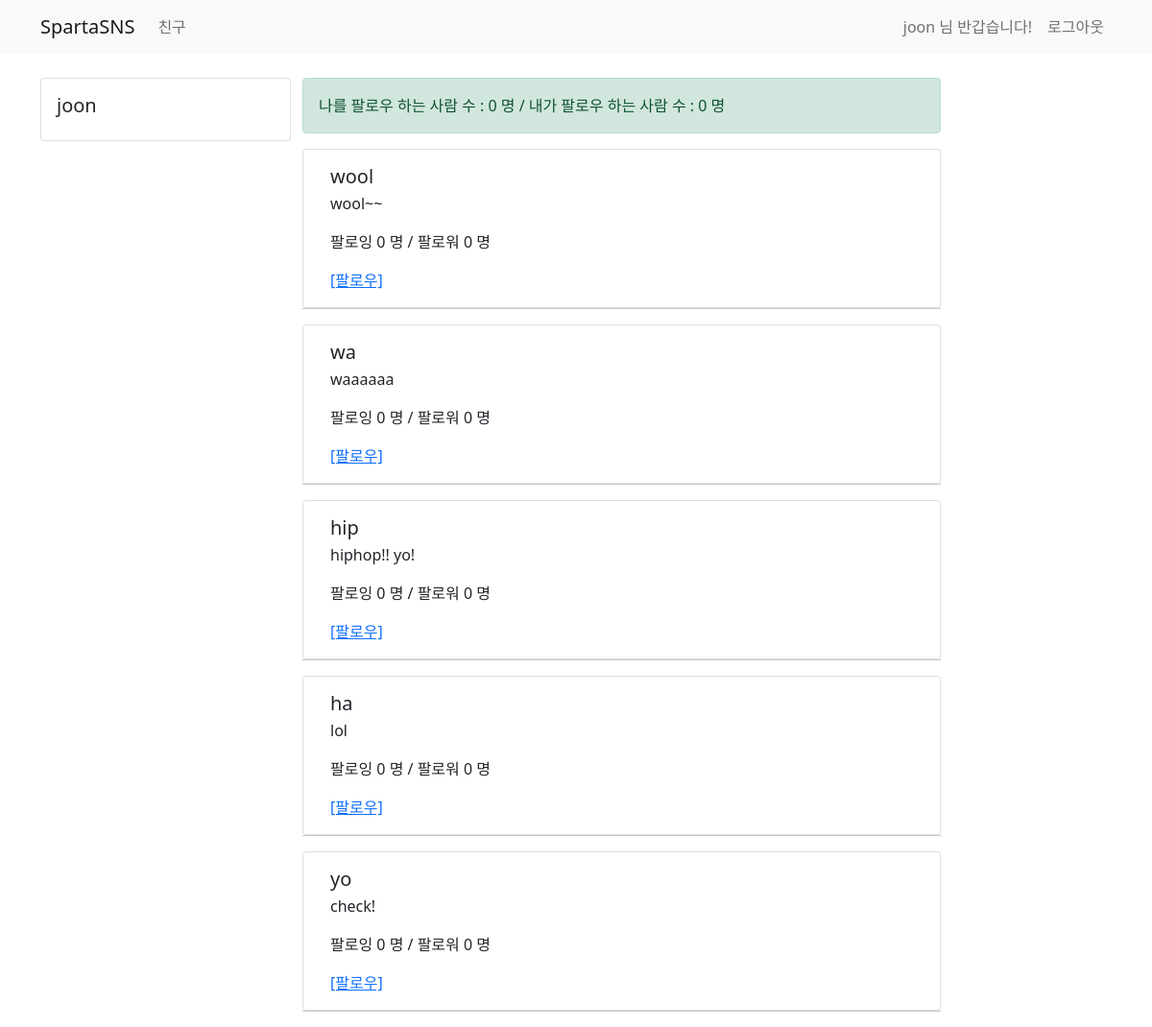
The app's page /user/ (signed in) with its own data.
### user/models.py (models this page shows)
class UserModel(AbstractUser):
    class Meta:
        db_table = "my_user"
    bio = models.CharField(max_length=256, default='')
    follow = models.ManyToManyField(settings.AUTH_USER_MODEL,related_name='followee')

### user/views.py (the view)
# urls.py: path('user/', views.user_view, name='user-list'),
@login_required
def user_view(request):
    if request.method == 'GET':
        user_list = UserModel.objects.all().exclude(username=request.user.username)
        return render(request, 'user/user_list.html', {'user_list': user_list})

### templates/user/user_list.html (shortened to what this page needs)
{% extends 'base.html' %}
{% block content %}
    <div class="container timeline-container">
        <div class="row">
            <div class="col-md-3">
                <div class="card">
                    <div class="card-body">
                        <h5 class="card-title">{{ user.username }}</h5>
                    </div>
                </div>
            </div>
            <div class="col-md-7">
                <div class="row">
                    <div class="alert alert-success" role="alert">
                        나를 팔로우 하는 사람 수 : {{ user.followee.count }} 명 / 내가 팔로우 하는 사람 수 : {{ user.follow.count }} 명
                    </div>
                </div>
                <div class="row">
                    {% for ul in user_list %}
                        <div class="card">
                            <div class="card-body">
                                <h5 class="card-title">{{ ul.username }}</h5>
                                <p class="card-text">
                                    {{ ul.bio }}
                                </p>
                                <p class="card-text">
                                    팔로잉 {{ ul.follow.count }} 명 / 팔로워 {{ ul.followee.count }} 명
                                </p>
                                {% if ul in user.follow.all %}
                                    <a href="/user/follow/{{ ul.id }}" class="card-link">[팔로우 취소]</a>
                                {% else %}
                                    <a href="/user/follow/{{ ul.id }}" class="card-link">[팔로우]</a>
                                {% endif %}
                            </div>
                        </div>
                        <hr>
                    {% endfor %}
                </div>
            </div>
            <div class="col-md-2"></div>
        </div>
    </div>
{% endblock %}

### templates/base.html (shortened to what this page needs)
<!DOCTYPE html>
<html lang="en">
<head>
    <link href="https://cdn.jsdelivr.net/npm/bootstrap@5.0.0-beta3/dist/css/bootstrap.min.css" rel="stylesheet"
>
</head>
<body>
<nav class="navbar navbar-expand-lg navbar-light bg-light">
    <div class="container">
        <a class="navbar-brand" href="/">SpartaSNS</a>
        <div class="collapse navbar-collapse" id="navbarSupportedContent">
            <ul class="navbar-nav mr-auto">
                <li class="nav-item active">
                    <a class="nav-link" href="/user"> 친구 </a>
                </li>
            </ul>
        </div>
        <form class="form-inline my-2 my-lg-0">
            {% if not user.is_authenticated %}
            <ul class="navbar-nav mr-auto">
                <li class="nav-item active">
                    <a class="nav-link" href="/sign-in"> Sign In <span class="sr-only"></span></a>
                </li>
                <li class="nav-item active">
                    <a class="nav-link" href="/sign-up"> Sign Up <span class="sr-only"></span></a>
                </li>
            </ul>
            {% else %}
                <ul class="navbar-nav mr-auto">
                    <li class="nav-item disabled">
                        <span class="nav-link">
                            {{ user.username }} 님 반갑습니다!
                        </span>
                    </li>
                    <li class="nav-item active">
                        <a class="nav-link" href="/logout"> 로그아웃</a>
                    </li>
                </ul>
            {% endif %}
        </form>
    </div>
</nav>
{% block content %}
{% endblock %}
</body>
</html>

### templates/base.html (style rules this page uses)
.timeline-container { margin-top : 25px }

### records on screen
UserModel: username "joon", followee.count "0", follow.count "0"
UserModel: username "wool", bio "wool~~", follow.count "0", followee.count "0"
UserModel: username "wa", bio "waaaaaa", follow.count "0", followee.count "0"
UserModel: username "hip", bio "hiphop!! yo!", follow.count "0", followee.count "0"
UserModel: username "ha", bio "lol", follow.count "0", followee.count "0"
UserModel: username "yo", bio "check!", follow.count "0", followee.count "0"
